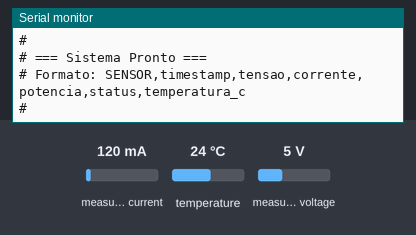
Bench run of a sketch on a simulated Arduino Uno, built with avr-gcc and run on an emulated ATmega328P. On the bench: the last lines printed to the serial monitor. The test bench sets the inputs (shaded band); at power-on: measured current 120 mA, temperature 24 °C, measured voltage 5 V.

Above: at 2.6 s.
2.7 s: measured current set to 40 mA
At 6.3 s:
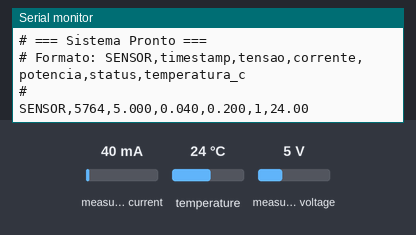
13.0 s: temperature set to 12 °C
At 14.0 s:
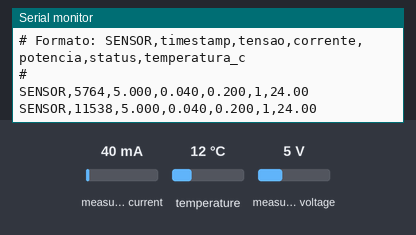
16.9 s: measured voltage set to 0.3 V
At 18.0 s:
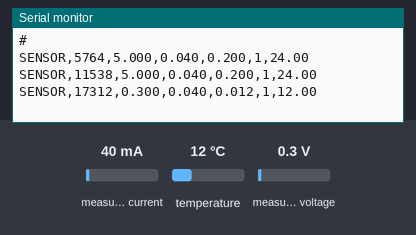
20.8 s: temperature set to 19 °C
At 23.9 s:
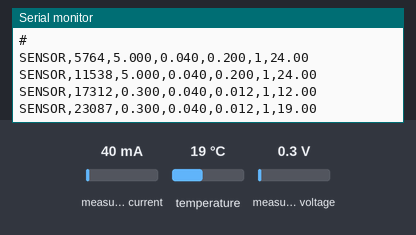
24.7 s: measured current set to 500 mA
At 29.4 s:
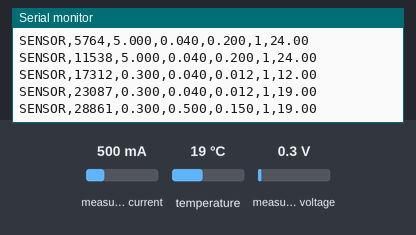
Timing chart, 0 to 29.6 s (numbered marks = the images above; inputs shaded):
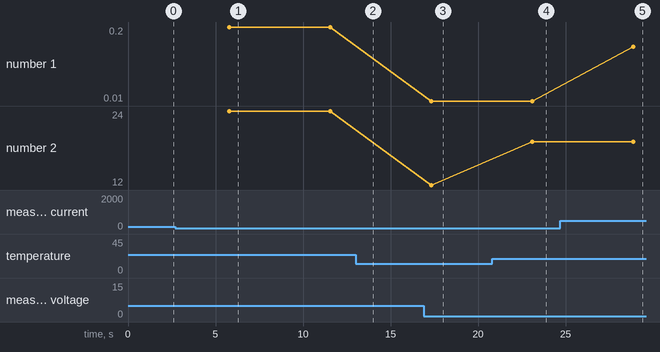

The sketch:

ina219_without_ethernet.ino
```cpp
/*
 * Monitor de Energia INA219 - Saída Serial
 *
 * Este código lê dados do sensor INA219 e envia via Serial
 * no formato que pode ser facilmente parseado por um script Python
 *
 * Formato de saída:
 * SENSOR,timestamp,tensao,corrente,potencia,status,temperatura_c
 */

#include <Wire.h>
#include <Adafruit_INA219.h>
#include <OneWire.h>
#include <DallasTemperature.h>

// ==================== CONFIGURAÇÕES ====================

// Intervalo entre leituras (em milissegundos)
const unsigned long INTERVALO_LEITURA = 5000; // 5 segundos

// Configurações do Sensor
const float SHUNT_RESISTANCE_OHM = 0.1;
const uint8_t DS18B20_PIN = 4;

// ==================== OBJETOS GLOBAIS ====================

Adafruit_INA219 ina219;
OneWire oneWire(DS18B20_PIN);
DallasTemperature ds18b20(&oneWire);

// Estrutura para armazenar leituras do sensor
struct SensorData {
  float voltage;      // Tensão em Volts
  float current;      // Corrente em Amperes
  float power;        // Potência em Watts
  bool valid;         // Indica se a leitura é válida
  unsigned long timestamp; // Timestamp em milissegundos
  float temperatureC; // Temperatura ambiente em graus Celsius
};

// ==================== FUNÇÕES DE INICIALIZAÇÃO ====================

/**
 * Inicializa o sensor INA219
 * @return true se inicialização bem-sucedida, false caso contrário
 */
bool initSensor() {
  Serial.println("# Inicializando INA219...");

  if (!ina219.begin()) {
    Serial.println("# ERRO: Falha ao inicializar INA219");
    Serial.println("# Verifique: alimentação, GND comum e conexões SDA/SCL");
    return false;
  }

  Serial.println("# INA219 inicializado com sucesso");

  // Calibração padrão
  // ina219.setCalibration_32V_2A();
  // ina219.setCalibration_32V_1A();
  // ina219.setCalibration_16V_400mA();

  delay(100);
  return true;
}

/**
 * Escaneia o barramento I2C para detectar dispositivos
 */
void scanI2C() {
  Serial.println("# === Scanner I2C ===");

  byte error, address;
  int deviceCount = 0;

  for (address = 1; address < 127; address++) {
    Wire.beginTransmission(address);
    error = Wire.endTransmission();

    if (error == 0) {
      Serial.print("# Dispositivo encontrado em 0x");
      if (address < 16) Serial.print("0");
      Serial.print(address, HEX);
      Serial.println();
      deviceCount++;
    }
  }

  if (deviceCount == 0) {
    Serial.println("# Nenhum dispositivo I2C encontrado");
  } else {
    Serial.print("# Total de dispositivos: ");
    Serial.println(deviceCount);
  }
}

// ==================== FUNÇÕES DE LEITURA ====================

/**
 * Lê dados do sensor INA219
 * @return Estrutura SensorData com as leituras
 */
SensorData readSensorData() {
  SensorData data;

  // A conversão padrão do DS18B20 pode levar até 750 ms. Faça-a antes de
  // registrar o timestamp e ler o INA219 para manter os valores sincronizados.
  ds18b20.requestTemperatures();
  data.temperatureC = ds18b20.getTempCByIndex(0);
  data.timestamp = millis();

  // Lê valores do sensor
  float shuntVoltage_mV = ina219.getShuntVoltage_mV();
  float busVoltage_V = ina219.getBusVoltage_V();
  float current_mA = ina219.getCurrent_mA();
  float power_mW = ina219.getPower_mW();

  // Verifica se as leituras são válidas
  if (isnan(busVoltage_V) || isnan(current_mA) || isnan(power_mW)) {
    data.valid = false;

    // Tenta calcular corrente a partir do shunt se disponível
    if (!isnan(shuntVoltage_mV)) {
      current_mA = shuntVoltage_mV / SHUNT_RESISTANCE_OHM;
    }
  } else {
    data.valid = true;
  }

  // Converte para unidades padrão
  data.voltage = busVoltage_V;
  data.current = current_mA / 1000.0;  // mA para A
  data.power = power_mW / 1000.0;      // mW para W

  // Garante valores positivos
  if (data.current < 0) {
    data.current = -data.current;
  }

  return data;
}

// ==================== FUNÇÕES DE SAÍDA ====================

/**
 * Envia dados do sensor no formato CSV via Serial
 * Formato: SENSOR,timestamp,tensao,corrente,potencia,status,temperatura_c
 * @param data Dados do sensor
 */
void sendSerialData(const SensorData& data) {
  Serial.print("SENSOR,");
  Serial.print(data.timestamp);
  Serial.print(",");
  Serial.print(data.voltage, 3);
  Serial.print(",");
  Serial.print(data.current, 3);
  Serial.print(",");
  Serial.print(data.power, 3);
  Serial.print(",");
  Serial.print(data.valid ? 1 : 0);
  Serial.print(",");
  // DallasTemperature retorna DEVICE_DISCONNECTED_C (-127) se não detectar
  // nenhum sensor; mantenha o sentinela explícito para o parser identificar.
  Serial.println(data.temperatureC, 2);
}

/**
 * Envia dados no formato JSON via Serial (alternativo)
 * @param data Dados do sensor
 */
void sendSerialDataJSON(const SensorData& data) {
  Serial.print("{\"timestamp\":");
  Serial.print(data.timestamp);
  Serial.print(",\"voltage\":");
  Serial.print(data.voltage, 3);
  Serial.print(",\"current\":");
  Serial.print(data.current, 3);
  Serial.print(",\"power\":");
  Serial.print(data.power, 3);
  Serial.print(",\"valid\":");
  Serial.print(data.valid ? 1 : 0);
  Serial.print(",\"temperature_c\":");
  Serial.print(data.temperatureC, 2);
  Serial.println("}");
}

// ==================== SETUP E LOOP ====================

void setup() {
  // Inicializa Serial
  Serial.begin(9600);
  while (!Serial) {
    ; // Aguarda porta serial
  }

  Serial.println("# =================================");
  Serial.println("# Monitor de Energia INA219");
  Serial.println("# Saída via Serial");
  Serial.println("# =================================");
  Serial.println("# ");

  // Inicializa I2C
  Wire.begin();
  delay(100);

  // Escaneia barramento I2C
  scanI2C();
  Serial.println("# ");

  // Inicializa sensor
  if (!initSensor()) {
  Serial.println("# AVISO: Sistema continuará sem sensor");
  }

  ds18b20.begin();
  Serial.println("# DS18B20 inicializado no pino 4");

  Serial.println("# ");
  Serial.println("# === Sistema Pronto ===");
  Serial.println("# Formato: SENSOR,timestamp,tensao,corrente,potencia,status,temperatura_c");
  Serial.println("# ");

  delay(1000);
}

void loop() {
  static unsigned long lastReading = 0;

  // Faz leitura no intervalo definido
  if (millis() - lastReading >= INTERVALO_LEITURA) {
    SensorData data = readSensorData();

    // Envia dados via Serial em formato CSV
    sendSerialData(data);

    // OU use JSON (comente a linha acima e descomente esta):
    // sendSerialDataJSON(data);

    lastReading = millis();
  }
}
```

Measured:
- after the input at 2.7 s, the serial monitor: prints a new line after 3.1 s (image 1)
- after the input at 16.9 s, the serial monitor: prints a new line after 0.42 s (image 3)
- after the input at 20.8 s, the serial monitor: prints a new line after 2.3 s (image 4)
- after the input at 24.7 s, the serial monitor: prints a new line after 4.2 s (image 5)
- plotted number 1: 0.2 → 0.01 after the input at 16.9 s, 0.01 → 0.15 after the input at 24.7 s
- plotted number 2: 12 → 19 after the input at 20.8 s
